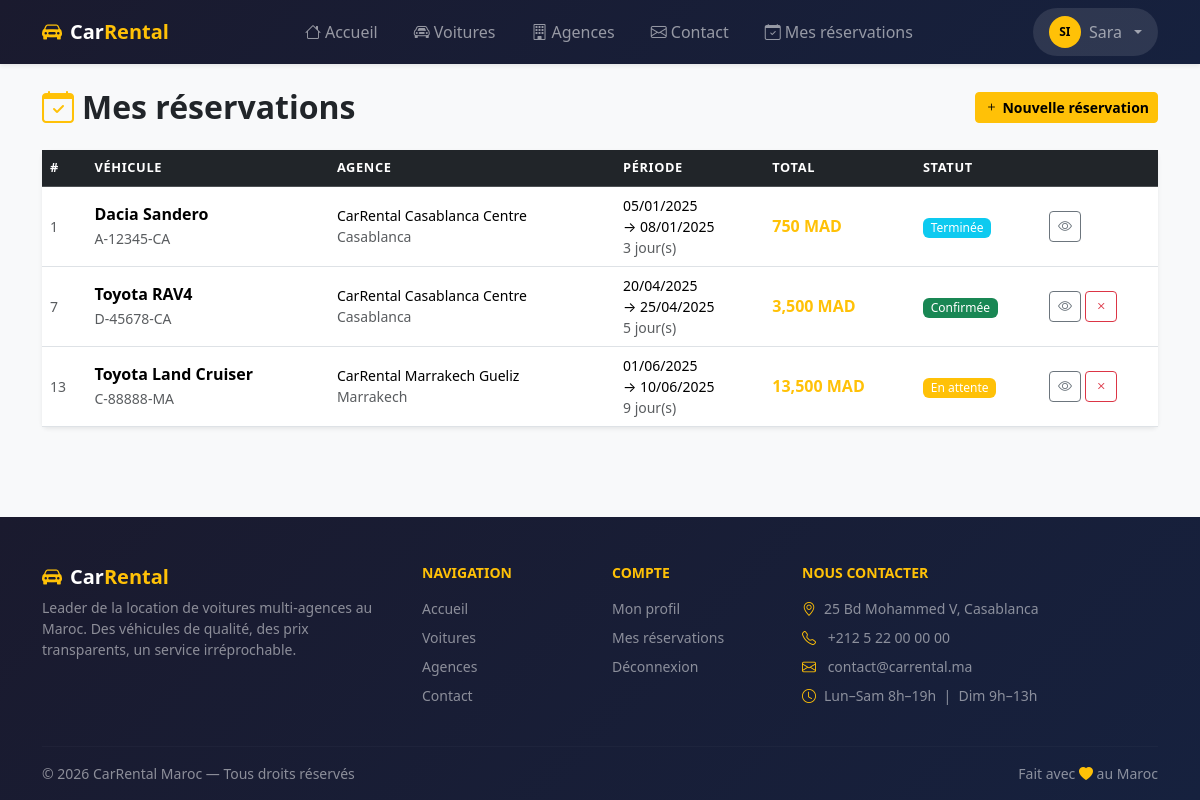
The page /reservations (signed in) on the database its author committed.
### tables this page shows
CREATE TABLE reservations (
    id              INT UNSIGNED    NOT NULL AUTO_INCREMENT,
    client_id       INT UNSIGNED    NOT NULL,
    car_id          INT UNSIGNED    NOT NULL,
    agency_id       INT UNSIGNED    NOT NULL,
    date_debut      DATE            NOT NULL,
    date_fin        DATE            NOT NULL,
    nb_jours        SMALLINT UNSIGNED NOT NULL,
    prix_jour_snap  DECIMAL(10,2)   NOT NULL,
    caution_snap    DECIMAL(10,2)   NOT NULL DEFAULT 0.00,
    prix_total      DECIMAL(10,2)   NOT NULL,
    statut          ENUM('en_attente','confirmee','annulee','terminee','refusee')
                                    NOT NULL DEFAULT 'en_attente',
    motif_annulation VARCHAR(255)   NULL,
    notes_client    TEXT            NULL,
    notes_agence    TEXT            NULL,
    created_at      TIMESTAMP       NOT NULL DEFAULT CURRENT_TIMESTAMP,
    updated_at      TIMESTAMP       NOT NULL DEFAULT CURRENT_TIMESTAMP
                                    ON UPDATE CURRENT_TIMESTAMP,
    PRIMARY KEY (id),
    INDEX idx_resa_client (client_id),
    INDEX idx_resa_car (car_id),
    INDEX idx_resa_agency (agency_id),
    INDEX idx_resa_statut (statut),
    INDEX idx_resa_dates (date_debut, date_fin),
    CONSTRAINT fk_resa_client
        FOREIGN KEY (client_id) REFERENCES users (id)
        ON DELETE RESTRICT ON UPDATE CASCADE,
    CONSTRAINT fk_resa_car
        FOREIGN KEY (car_id) REFERENCES cars (id)
        ON DELETE RESTRICT ON UPDATE CASCADE,
    CONSTRAINT fk_resa_agency
        FOREIGN KEY (agency_id) REFERENCES agencies (id)
        ON DELETE RESTRICT ON UPDATE CASCADE,
    CONSTRAINT chk_dates CHECK (date_fin > date_debut)
);

CREATE TABLE cars (
    id              INT UNSIGNED        NOT NULL AUTO_INCREMENT,
    agency_id       INT UNSIGNED        NOT NULL,
    marque          VARCHAR(100)        NOT NULL,
    modele          VARCHAR(100)        NOT NULL,
    immatriculation VARCHAR(20)         NOT NULL,
    annee           YEAR                NOT NULL,
    couleur         VARCHAR(50)         NULL,
    nb_places       TINYINT UNSIGNED    NOT NULL DEFAULT 5,
    carburant       ENUM('essence','diesel','hybride','electrique')
                                        NOT NULL DEFAULT 'diesel',
    transmission    ENUM('manuelle','automatique')
                                        NOT NULL DEFAULT 'manuelle',
    climatisation   TINYINT(1)          NOT NULL DEFAULT 1,
    prix_jour       DECIMAL(10,2)       NOT NULL,
    caution         DECIMAL(10,2)       NOT NULL DEFAULT 0.00,
    statut          ENUM('disponible','louee','maintenance','inactive')
                                        NOT NULL DEFAULT 'disponible',
    description     TEXT                NULL,
    photo           VARCHAR(255)        NULL,
    created_at      TIMESTAMP           NOT NULL DEFAULT CURRENT_TIMESTAMP,
    updated_at      TIMESTAMP           NOT NULL DEFAULT CURRENT_TIMESTAMP
                                        ON UPDATE CURRENT_TIMESTAMP,
    PRIMARY KEY (id),
    UNIQUE KEY uq_cars_immat (immatriculation),
    INDEX idx_cars_agency (agency_id),
    INDEX idx_cars_statut (statut),
    INDEX idx_cars_prix (prix_jour),
    CONSTRAINT fk_cars_agency
        FOREIGN KEY (agency_id) REFERENCES agencies (id)
        ON DELETE CASCADE ON UPDATE CASCADE
);

CREATE TABLE agencies (
    id          INT UNSIGNED    NOT NULL AUTO_INCREMENT,
    manager_id  INT UNSIGNED    NULL,
    nom         VARCHAR(150)    NOT NULL,
    adresse     VARCHAR(255)    NOT NULL,
    ville       VARCHAR(100)    NOT NULL,
    code_postal VARCHAR(10)     NULL,
    pays        VARCHAR(100)    NOT NULL DEFAULT 'Maroc',
    telephone   VARCHAR(20)     NULL,
    email       VARCHAR(191)    NULL,
    description TEXT            NULL,
    logo        VARCHAR(255)    NULL,
    actif       TINYINT(1)      NOT NULL DEFAULT 1,
    created_at  TIMESTAMP       NOT NULL DEFAULT CURRENT_TIMESTAMP,
    updated_at  TIMESTAMP       NOT NULL DEFAULT CURRENT_TIMESTAMP
                                ON UPDATE CURRENT_TIMESTAMP,
    PRIMARY KEY (id),
    UNIQUE KEY uq_agencies_email (email),
    INDEX idx_agencies_ville (ville),
    INDEX idx_agencies_actif (actif),
    CONSTRAINT fk_agencies_manager
        FOREIGN KEY (manager_id) REFERENCES users (id)
        ON DELETE SET NULL ON UPDATE CASCADE
);

### app/Controllers/ReservationController.php (called while the page is built, shortened)
<?php
class ReservationController extends Controller
{
    private Reservation $resaModel;
    public function __construct()
    {
        $this->resaModel   = new Reservation();
    }
    public function myReservations(): void
    {
        $reservations = $this->resaModel->byClient($this->authId());
        $this->render('reservations/my', [
            'reservations' => $reservations,
            'flash'        => $this->getFlash(),
        ]);
    }
}

### core/App.php (called while the page is built, shortened)
<?php
class App
{
    private Router $router;
    public function __construct()
    {
        $this->router = new Router();
    }
    public function run(): void
    {
        $this->router->dispatch(
            $_SERVER['REQUEST_METHOD'],
            $_SERVER['REQUEST_URI']
        );
    }
}

### public/index.php (called while the page is built, shortened)
<?php
$config = require BASE_PATH . '/config/app.php';
(new \App\Core\App())->run();

### core/Database.php (called while the page is built, shortened)
<?php
class Database
{
    private static ?PDO $instance = null;
    public static function getInstance(): PDO
    {
        if (self::$instance === null) {
            $config = require BASE_PATH . '/config/database.php';
            $dsn = sprintf(
                'mysql:host=%s;port=%s;dbname=%s;charset=utf8mb4',
                $config['host'],
                $config['port'] ?? 3306,
                $config['database']
            );
            try {
                self::$instance = new PDO($dsn, $config['username'], $config['password'], [
                    PDO::ATTR_ERRMODE            => PDO::ERRMODE_EXCEPTION,
                    PDO::ATTR_DEFAULT_FETCH_MODE => PDO::FETCH_ASSOC,
                    PDO::ATTR_EMULATE_PREPARES   => false,
                ]);
            } catch (PDOException $e) {
                error_log('[DB] ' . $e->getMessage());
                http_response_code(500);
                die('Erreur de connexion à la base de données.');
            }
        }
        return self::$instance;
    }
}

### app/Models/Reservation.php (called while the page is built, shortened)
<?php
class Reservation extends Model
{
    public function byClient(int $clientId): array
    {
        return $this->query(
            $this->fullSelectSql() . " WHERE r.client_id = ? ORDER BY r.created_at DESC",
            [$clientId]
        );
    }
    private function fullSelectSql(): string
    {
        return "SELECT
                    r.*,
                    u.nom         AS client_nom,
                    u.prenom      AS client_prenom,
                    u.email       AS client_email,
                    u.telephone   AS client_telephone,
                    c.marque      AS car_marque,
                    c.modele      AS car_modele,
                    c.immatriculation,
                    c.photo       AS car_photo,
                    a.nom         AS agency_nom,
                    a.ville       AS agency_ville
                FROM reservations r
                JOIN users      u ON u.id = r.client_id
                JOIN cars       c ON c.id = r.car_id
                JOIN agencies   a ON a.id = r.agency_id";
    }
}

### core/Model.php (called while the page is built, shortened)
<?php
abstract class Model
{
    protected PDO    $db;
    public function __construct()
    {
        $this->db = Database::getInstance();
    }
    public function query(string $sql, array $params = []): array
    {
        $stmt = $this->db->prepare($sql);
        $stmt->execute($params);
        return $stmt->fetchAll();
    }
}

### app/Views/reservations/my.php (the view, shortened to what this page needs)
<?php $pageTitle = 'Mes réservations';
$statutColors = [
    'en_attente' => 'warning',
    'confirmee'  => 'success',
    'annulee'    => 'secondary',
    'terminee'   => 'info',
    'refusee'    => 'danger',
];
$statutLabels = [
    'en_attente' => 'En attente',
    'confirmee'  => 'Confirmée',
    'annulee'    => 'Annulée',
    'terminee'   => 'Terminée',
    'refusee'    => 'Refusée',
];
?>
<div class="d-flex justify-content-between align-items-center mb-4">
    <h2 class="fw-bold mb-0"><i class="bi bi-calendar-check text-warning me-2"></i>Mes réservations</h2>
    <a href="/cars" class="btn btn-warning btn-sm fw-bold">
        <i class="bi bi-plus me-1"></i>Nouvelle réservation
    </a>
</div>
<?php if (empty($reservations)): ?>
    <div class="text-center py-5 text-muted">
        <i class="bi bi-calendar-x display-4 d-block mb-3"></i>
        <p>Vous n'avez aucune réservation pour le moment.</p>
        <a href="/cars" class="btn btn-warning fw-bold">Parcourir les véhicules</a>
    </div>
<?php else: ?>
    <div class="card shadow-sm">
        <div class="table-responsive">
            <table class="table table-hover align-middle mb-0">
                <thead class="table-dark">
                    <tr>
                        <th>#</th>
                        <th>Véhicule</th>
                        <th>Agence</th>
                        <th>Période</th>
                        <th>Total</th>
                        <th>Statut</th>
                        <th></th>
                    </tr>
                </thead>
                <tbody>
                    <?php foreach ($reservations as $r): ?>
                        <tr>
                            <td class="text-muted small"><?= $r['id'] ?></td>
                            <td>
                                <strong><?= htmlspecialchars($r['car_marque'] . ' ' . $r['car_modele']) ?></strong><br>
                                <small class="text-muted"><?= htmlspecialchars($r['immatriculation']) ?></small>
                            </td>
                            <td class="small"><?= htmlspecialchars($r['agency_nom']) ?><br>
                                <span class="text-muted"><?= htmlspecialchars($r['agency_ville']) ?></span>
                            </td>
                            <td class="small">
                                <?= date('d/m/Y', strtotime($r['date_debut'])) ?><br>
                                → <?= date('d/m/Y', strtotime($r['date_fin'])) ?><br>
                                <span class="text-muted"><?= $r['nb_jours'] ?> jour(s)</span>
                            </td>
                            <td class="fw-bold text-warning"><?= number_format($r['prix_total'], 0) ?> MAD</td>
                            <td>
                                <span class="badge bg-<?= $statutColors[$r['statut']] ?? 'secondary' ?>">
                                    <?= $statutLabels[$r['statut']] ?? $r['statut'] ?>
                                </span>
                            </td>
                            <td>
                                <a href="/reservations/<?= $r['id'] ?>" class="btn btn-outline-secondary btn-sm">
                                    <i class="bi bi-eye"></i>
                                </a>
                                <?php if (in_array($r['statut'], ['en_attente', 'confirmee'])): ?>
                                    <form method="POST" action="/reservations/<?= $r['id'] ?>/cancel"
                                          class="d-inline" onsubmit="return confirm('Annuler cette réservation ?')">
                                        <button class="btn btn-outline-danger btn-sm">
                                            <i class="bi bi-x"></i>
                                        </button>
                                    </form>
                                <?php endif; ?>
                            </td>
                        </tr>
                    <?php endforeach; ?>
                </tbody>
            </table>
        </div>
    </div>
<?php endif; ?>

### core/Router.php (shortened to what this page needs)
<?php
class Router
{
    private array $routes = [];
    private function add(string $method, string $path, string $controller, string $action): void
    {
        $this->routes[] = [
            'method'     => $method,
            'pattern'    => $this->pathToRegex($path),
            'controller' => $controller,
            'action'     => $action,
            'params'     => $this->extractParamNames($path),
        ];
    }
    public function dispatch(string $method, string $uri): void
    {
        $uri = '/' . trim(strtok($uri, '?'), '/');
        foreach ($this->routes as $route) {
            if ($route['method'] !== $method) continue;
            if (preg_match($route['pattern'], $uri, $matches)) {
                $params = $this->extractParams($route['params'], $matches);
                $this->call($route['controller'], $route['action'], $params);
                return;
            }
        }
    }
    private function call(string $fqcn, string $action, array $params): void
    {
        $controller = new $fqcn();
        call_user_func_array([$controller, $action], $params);
    }
    private function pathToRegex(string $path): string
    {
        $pattern = preg_replace('/\{[a-z_]+\}/', '([0-9]+)', $path);
        return '#^' . $pattern . '$#';
    }
    private function extractParamNames(string $path): array
    {
        preg_match_all('/\{([a-z_]+)\}/', $path, $matches);
        return $matches[1];
    }
    private function extractParams(array $names, array $matches): array
    {
        $params = [];
        return array_values($params);
    }
}

### public/assets/css/app.css (style rules this page uses)
:root { --cr-yellow: #FFC107; --cr-dark: #212529; }
body { background-color: #f8f9fa; }
a { color: var(--cr-yellow); }
.table thead th { font-size: .8rem; text-transform: uppercase; letter-spacing: .05em; }
.badge { font-weight: 500; }
.btn-warning { color: #000; }
.card { border: none; }

### rows shown on the page
reservations: id "1", car.modele "Dacia Sandero", car.immatriculation "A-12345-CA", agency.nom "CarRental Casablanca Centre", agency.ville "Casablanca", date_debut "05/01/2025", date_fin "08/01/2025", nb_jours "3", prix_total "750", statut "Terminée"
reservations: id "7", car.modele "Toyota RAV4", car.immatriculation "D-45678-CA", agency.nom "CarRental Casablanca Centre", agency.ville "Casablanca", date_debut "20/04/2025", date_fin "25/04/2025", nb_jours "5", prix_total "3,500", statut "Confirmée"
reservations: id "13", car.modele "Toyota Land Cruiser", car.immatriculation "C-88888-MA", agency.nom "CarRental Marrakech Gueliz", agency.ville "Marrakech", date_debut "01/06/2025", date_fin "10/06/2025", nb_jours "9", prix_total "13,500", statut "En attente"
